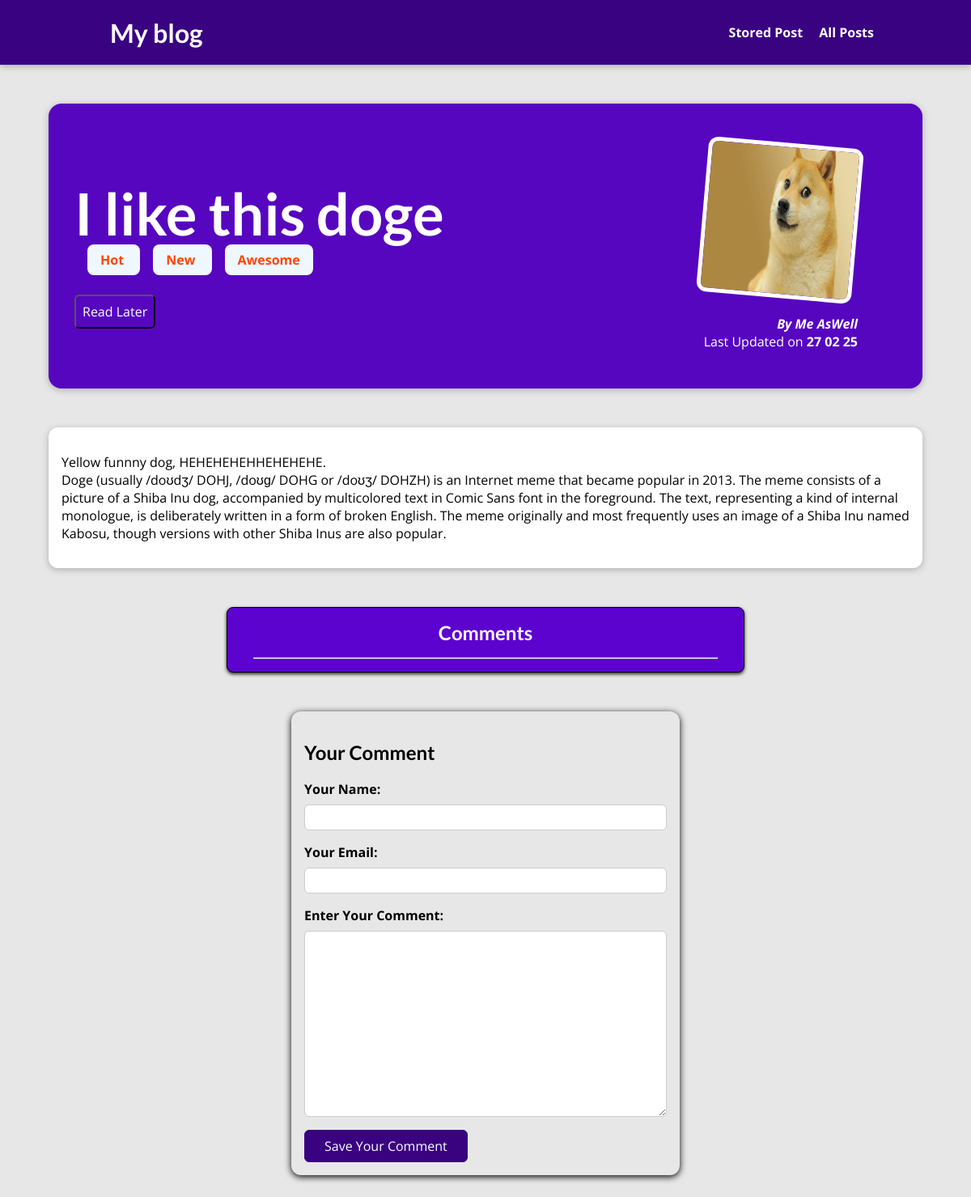
/posts/i-like-this-doge, run on the app's committed database.
### blog/models.py (models this page shows, shortened)
class Post(models.Model):
    title = models.CharField(max_length=255)
    excerpt = models.CharField(max_length=255)
    image = models.ImageField(upload_to="posts", null=True)
    date = models.DateField(auto_now=True)
    slug = models.SlugField(unique=True, db_index=True, max_length=255)
    content = models.TextField(validators=[MinLengthValidator(5)])
    author = models.ForeignKey(
        Author, on_delete=models.SET_NULL, null=True, related_name="posts"
    )
    tags = models.ManyToManyField(Tag)

class Tag(models.Model):
    caption = models.CharField(max_length=255)

class Author(models.Model):
    first_name = models.CharField(max_length=255)
    last_name = models.CharField(max_length=255)
    email = models.EmailField(max_length=255)
    def __str__(self):
        return f"{self.first_name} {self.last_name}"

### blog/views.py (the view, shortened to what this page needs)
# urls.py: path("posts/<slug:slug>", views.PostDetailView.as_view(), name="post-detail-page"),
class PostDetailView(View):
    def is_stored_posts(self, request, post_id):
        stored_posts = request.session.get("stored_posts")
        if stored_posts is not None:
            is_saved = post_id in stored_posts
        else:
            is_saved = False
        return is_saved
    def get(self, request, slug):
        post = Post.objects.get(slug=slug)
        context = {
            "post": post,
            "post_tags": post.tags.all(),
            "comment_form": CommentForm(),
            "comments": post.comment.all().order_by("-id"),
            "saved": self.is_stored_posts(request, post.id),
        }
        return render(request, "blog/post-detail.html", context)

### blog/forms.py
class CommentForm(forms.ModelForm):
    class Meta:
        model = Comment
        fields = ["username", "user_email", "text"]
        labels = {
            "username": "Your Name",
            "user_email": "Your Email",
            "text": "Enter Your Comment",
        }

### blog/templates/blog/post-detail.html (shortened to what this page needs)
{% extends "base.html" %}
{% load static %}
{% block css_files %}
    <link rel="stylesheet" href="{% static 'blog/post-detail.css' %}" />
{% endblock %}
{% block content %}
    <section id="summary">
        <h2>{{ post.title }}</h2>
        <div>
            {% for tag in post_tags %}
                <span class="tag"> {{ tag.caption }} </span>
            {% endfor %}
        </div>
        <div id="read-later">
            <form action="{% url 'read-later' %}" method="POST">
                <button>
                    {% if saved %}
                        Remove form "Read Later"
                    {% else %}
                        Read Later
                    {% endif %}
                </button>
            </form>
        </div>
        <article>
            <img src="{{ post.image.url }}" alt="{{ post.title }}">
            <address>By <a href="mailto:{{ post.author.email__address }}">{{ post.author }}</a></address>
            <div>
                Last Updated on <time> {{ post.date|date:"d m y" }}</time>
            </div>
        </article>
    </section>
    <main>
        <p>
            {{ post.content|linebreaks }}
        </p>
    </main>
    <section id="comments">
        <h2>Comments</h2>
        <hr>
    </section>
    <section id="comment-form">
        <h2>Your Comment</h2>
        <form action="{% url 'post-detail-page' post.slug %}" method="POST">
            {% for form_field in comment_form %}
                <div class="form-control {% if form_field.errors %}invalid{% endif %}">
                    {{ form_field.label_tag }}
                    {{ form_field }}
                </div>
            {% endfor %}
            <button>Save Your Comment</button>
        </form>
    </section>
{% endblock %}

### templates/base.html (shortened to what this page needs)
{% load static %}
<!DOCTYPE html>
<html lang="en">
  <head>
    <link rel="stylesheet" href="{% static 'app.css' %}">
    {% block css_files %}{% endblock %}
  </head>
  <body>
    <header id="main-navigation">
        <h1><a href="{% url 'starting-page' %}">My blog</a></h1>
        <nav>
            <a href="{% url 'read-later' %}">Stored Post</a>
            <a href="{% url 'posts-page' %}">All Posts</a>
        </nav>
    </header>
    {% block content %} {% endblock %}
  </body>
</html>

### static/app.css (style rules this page uses)
* { box-sizing: border-box; }
html { font-family: "Open Sans", "Lato", sans-serif; }
body { margin: 0; }
h1, h2, h3 { font-family: "Lato", sans-serif; font-weight: bold; }
#main-navigation { width: 100%; height: 5rem; display: flex; justify-content: space-between; align-items: center; padding: 0 10%; position: absolute; top: 0; left: 0; }
#main-navigation a { text-decoration: none; color: white; font-weight: bold; margin-left: 1rem; }

### blog/static/blog/post-detail.css (style rules this page uses)
body { background-color: #e7e7e7; }
#main-navigation { background-color: #390281; box-shadow: 0 2px 8px rgba(0, 0, 0, 0.25); }
#summary { margin: 8rem auto 3rem auto; padding: 2rem; width: 90%; max-width: 90rem; border-radius: 16px; background-color: #5706c0; position: relative; box-shadow: 0 2px 8px rgba(0, 0, 0, 0.25); height: 22rem; }
#summary h2 { color: white; font-size: 4.5rem; margin-bottom: 0.25rem; }
#summary article { position: absolute; top: 2rem; right: 3rem; padding: 1rem 2rem; border-radius: 12px; text-align: right; color: white; }
#summary article img { width: 12rem; height: 12rem; border-radius: 12px; transform: rotateZ(5deg); border: 5px solid white; margin-bottom: 1rem; }
#summary address { font-weight: bold; }
#summary time { font-weight: bold; }
#summary a { color: white; text-decoration: none; }
.tag { font-weight: bold; background-color: aliceblue; color: orangered; padding: 0.5rem 1rem; border-radius: 8px; margin-left: 1rem; }
#read-later { margin: 2rem 0; }
#read-later button { background-color: transparent; border: 1px soild white; border-radius: 6px; padding: 0.5rem; font: inherit; color: white; cursor: pointer; }
main { width: 90%; max-width: 90rem; margin: 3rem auto; background-color: white; padding: 1rem; border-radius: 12px; box-shadow: 0 2px 8px rgba(0, 0, 0, 0.25); }
.form-control { margin-bottom: 1rem; }
.form-control label { font-weight: bold; margin-bottom: 0.5rem; display: block; }
.form-control input, .form-control textarea { display: block; width: 100%; font: inherit; padding: 0.25rem; border-radius: 6px; border: 1px solid #ccc; }
#comment-form { width: 90%; margin: 3rem auto; max-width: 30rem; border-radius: 12px; background-color: #e7e7e7; box-shadow: 0 2px 8px black; padding: 1rem; }
#comment-form button { background-color: #390281; font: inherit; color: white; border: 1px solid #390281; padding: 0.5rem 1.5rem; border-radius: 6px; text-align: center; cursor: pointer; }
#comments { width: 90%; max-width: 40rem; border: 1px solid black; margin: 3rem auto 3rem auto; background-color: #5c03cf; border-radius: 8px; box-shadow: 0 2px 4px rgb(37, 37, 37); color: white; }
#comments h2 { text-align: center; margin: 1rem; }
#comments hr { width: 90%; }

### data on the page
Post: title "I like this doge", image (picture), author "Me AsWell", date "27 02 25", content "Yellow funnny dog, HEHEHEHEHHEHEHEHE. Doge (usually /doʊdʒ/ DOHJ, /doʊɡ/ DOHG or /doʊʒ/ DOHZH) is an Internet meme that became popular in 2013. The meme consists of a picture of a Shiba Inu dog, accompanied by multicolored text in Comic Sans font in the foreground. The text, representing a kind of internal monologue, is deliberately written in a form of broken English. The meme originally and most frequently uses an image of a Shiba Inu named Kabosu, though versions with other Shiba Inus are also popular."
Tag: caption "Hot"
Tag: caption "New"
Tag: caption "Awesome"
